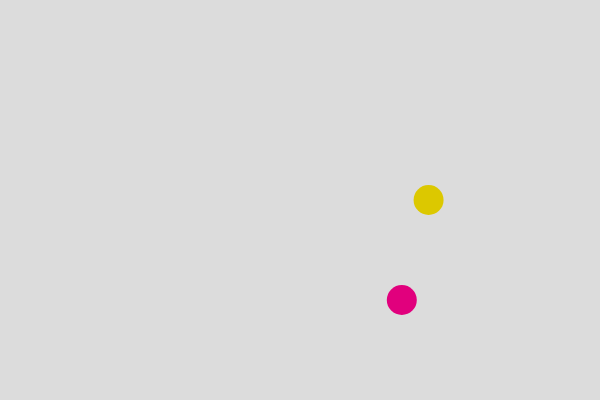
Frame 1 (no input)
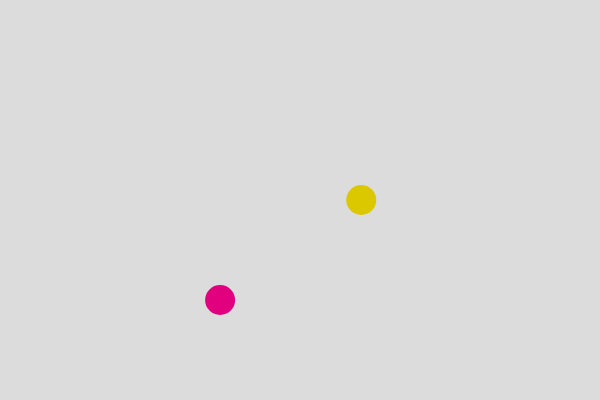
Frame 60 (no input)
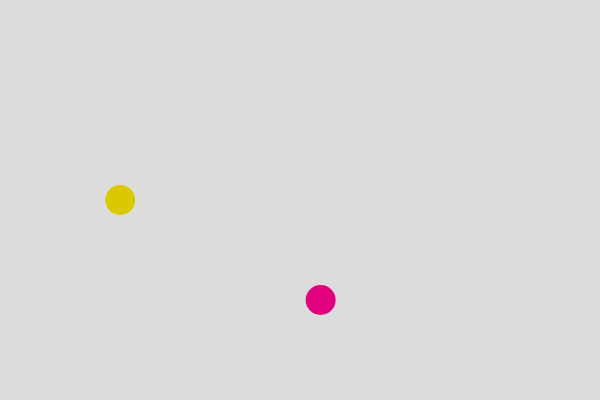
Frame 120 (the mouse pressed at the canvas centre since frame 60)

The p5.js sketch that drew these frames (run headless with seeded random() and noise() and a simulated clock; from frame 60 on, the mouse is pressed at the canvas centre):

// p5.js sketch
// ── sketch.js
/*
Demo of Random vs. Noise

What is the difference between the two ellipses?
Read about the noise() function and compare what it does vs. the random() function.

Fiddle with this code, do some reading and report back!

*/

function setup() {
  createCanvas(600, 400);
}

//need a value to allow for smooth noise movement
let xOffset = 0

function draw() {
  background(220);
  noStroke()
  

  //example with random
  let randX = random(width)
  fill(220, 200,0)
  ellipse(randX, 200, 30)
  
  
  //example with Perlin noise
  
  // usage: map(value, start1, stop1, start2, stop2, [withinBounds])
  let noiseX = map(noise(xOffset), 0, 1, 0, width )
  fill(225,0, 125)
  ellipse(noiseX, 300, 30)
  
  
  //what is offset this doing? what if it's not there? What if you change it?
  xOffset += 0.02 
  
}
